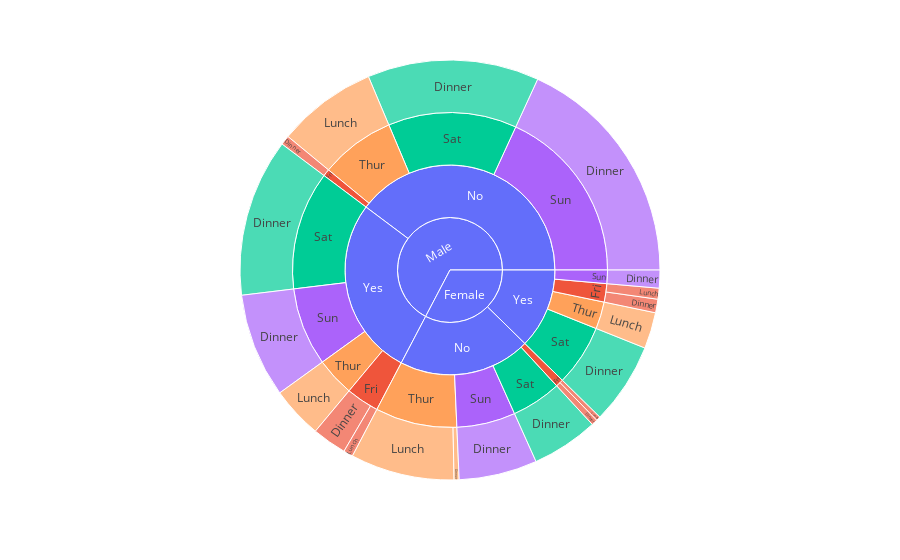

Here is the notebook cell this chart was saved with:
### Code cell
for col in ['sex', 'smoker', 'day', 'time']:
    tip[col] = tip[col].astype(str)

# add size column
tip["comb"] =tip['size']+ tip['total_bill']

fig_1 = px.sunburst(
    tip,
    path=['sex', 'smoker', 'day', 'time'],
    values='comb',
    color='day'
)
fig_1.show()

### Figure 1 — Plotly figure (JSON) as saved in the notebook; plotly's stock layout.template omitted (floating-point values rounded to 4 significant figures)
{"data": [{"branchvalues": "total", "customdata": [["(?)"], ["(?)"], ["(?)"], ["(?)"], ["(?)"], ["(?)"], ["Fri"], ["Fri"], ["Fri"], ["Fri"], ["Fri"], ["Fri"], ["Fri"], ["Fri"], ["Fri"], ["Fri"], ["Fri"], ["Sat"], ["Sat"], ["Sat"], ["Sat"], ["Sat"], ["Sat"], ["Sat"], ["Sat"], ["Sun"], ["Sun"], ["Sun"], ["Sun"], ["Sun"], ["Sun"], ["Sun"], ["Sun"], ["Thur"], ["Thur"], ["Thur"], ["Thur"], ["Thur"], ["Thur"], ["Thur"], ["Thur"], ["Thur"]], "domain": {"x": [0, 1], "y": [0, 1]}, "hovertemplate": "labels=%{label}<br>comb=%{value}<br>parent=%{parent}<br>id=%{id}<br>day=%{customdata[0]}<extra></extra>", "ids": ["Male", "Female/Yes", "Female", "Male/Yes", "Male/No", "Female/No", "Male/No/Fri", "Female/Yes/Fri", "Female/No/Fri/Lunch", "Female/Yes/Fri/Lunch", "Male/Yes/Fri/Lunch", "Female/No/Fri", "Male/Yes/Fri", "Female/Yes/Fri/Dinner", "Male/No/Fri/Dinner", "Male/Yes/Fri/Dinner", "Female/No/Fri/Dinner", "Female/Yes/Sat", "Female/Yes/Sat/Dinner", "Male/Yes/Sat/Dinner", "Female/No/Sat/Dinner", "Male/No/Sat/Dinner", "Male/No/Sat", "Female/No/Sat", "Male/Yes/Sat", "Female/Yes/Sun", "Male/Yes/Sun", "Female/No/Sun/Dinner", "Male/No/Sun", "Male/Yes/Sun/Dinner", "Female/Yes/Sun/Dinner", "Male/No/Sun/Dinner", "Female/No/Sun", "Female/No/Thur", "Male/No/Thur", "Female/No/Thur/Dinner", "Female/Yes/Thur/Lunch", "Female/Yes/Thur", "Female/No/Thur/Lunch", "Male/Yes/Thur/Lunch", "Male/No/Thur/Lunch", "Male/Yes/Thur"], "labels": ["Male", "Yes", "Female", "Yes", "No", "No", "Fri", "Fri", "Lunch", "Lunch", "Lunch", "Fri", "Fri", "Dinner", "Dinner", "Dinner", "Dinner", "Sat", "Dinner", "Dinner", "Dinner", "Dinner", "Sat", "Sat", "Sat", "Sun", "Sun", "Dinner", "Sun", "Dinner", "Dinner", "Dinner", "Sun", "Thur", "Thur", "Dinner", "Lunch", "Thur", "Lunch", "Lunch", "Lunch", "Thur"], "marker": {"colors": ["#636efa", "#636efa", "#636efa", "#636efa", "#636efa", "#636efa", "#EF553B", "#EF553B", "#EF553B", "#EF553B", "#EF553B", "#EF553B", "#EF553B", "#EF553B", "#EF553B", "#EF553B", "#EF553B", "#00cc96", "#00cc96", "#00cc96", "#00cc96", "#00cc96", "#00cc96", "#00cc96", "#00cc96", "#ab63fa", "#ab63fa", "#ab63fa", "#ab63fa", "#ab63fa", "#ab63fa", "#ab63fa", "#ab63fa", "#FFA15A", "#FFA15A", "#FFA15A", "#FFA15A", "#FFA15A", "#FFA15A", "#FFA15A", "#FFA15A", "#FFA15A"]}, "name": "", "parents": ["", "Female", "", "Male", "Male", "Female", "Male/No", "Female/Yes", "Female/No/Fri", "Female/Yes/Fri", "Male/Yes/Fri", "Female/No", "Male/Yes", "Female/Yes/Fri", "Male/No/Fri", "Male/Yes/Fri", "Female/No/Fri", "Female/Yes", "Female/Yes/Sat", "Male/Yes/Sat", "Female/No/Sat", "Male/No/Sat", "Male/No", "Female/No", "Male/Yes", "Female/Yes", "Male/Yes", "Female/No/Sun", "Male/No", "Male/Yes/Sun", "Female/Yes/Sun", "Male/No/Sun", "Female/No", "Female/No", "Male/No", "Female/No/Thur", "Female/Yes/Thur", "Female/Yes", "Female/No/Thur", "Male/Yes/Thur", "Male/No/Thur", "Male/Yes"], "type": "sunburst", "values": [3414.0, 626.3, 1658.0, 1397.0, 2017.0, 1032.0, 36.95, 95.58, 16.98, 42.78, 37.16, 40.73, 171.6, 52.8, 36.95, 134.5, 23.75, 319.0, 319.0, 616.6, 260.1, 669.7, 669.7, 260.1, 616.6, 70.16, 407.1, 305.5, 920.3, 407.1, 70.16, 920.3, 305.5, 425.4, 389.7, 19.78, 141.5, 141.5, 405.6, 201.7, 389.7, 201.7]}], "layout": {"legend": {"tracegroupgap": 0}, "margin": {"t": 60}}}
